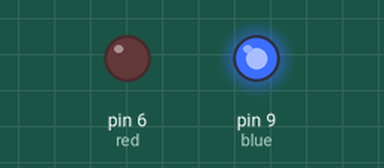
Recording of a sketch running on a simulated Arduino Uno, built with avr-gcc and run on an emulated ATmega328P. Shown: output pins drawn as LEDs (lit = HIGH).

Above: at 0.2 s.
At 5.2 s:
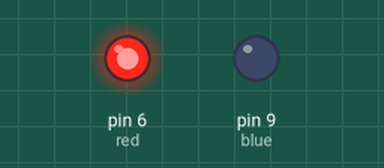
At 9.7 s:
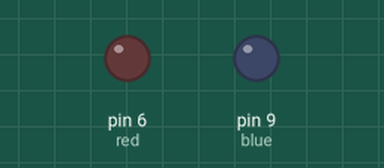
Timing chart, 0 to 10.4 s (numbered marks = the images above):
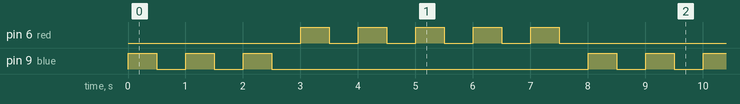

Measured:
- by itself, pin 6 (red): repeats every 8.0 s: 4 × (LOW 0.50 s, HIGH 0.50 s), LOW 3.5 s, HIGH 0.50 s
- by itself, pin 9 (blue): repeats every 8.0 s: 2 × (LOW 0.50 s, HIGH 0.50 s), LOW 5.5 s, HIGH 0.50 s
- by itself, everything shown: repeats every 8.0 s, in 16 steps

The sketch:

sketch_oct05b.ino
```cpp
int red = 6;
int blue = 9;

int delay1 = 500;
int delay2 = 500;

void setup() {
  pinMode(6 , OUTPUT);
  pinMode(9  , OUTPUT);
  Serial.begin(9600);

}

void loop() {
 for(int i = 0 ; i < 3 ; i ++){
  digitalWrite(blue , HIGH);
  delay(delay1);
  digitalWrite(blue , LOW);
  delay(delay1);
 }

for(int j =0 ; j < 5 ; j++)
  {
  digitalWrite(red , HIGH);
  delay(delay2);
  digitalWrite(red , LOW);
  delay(delay2);
  }
}
```
